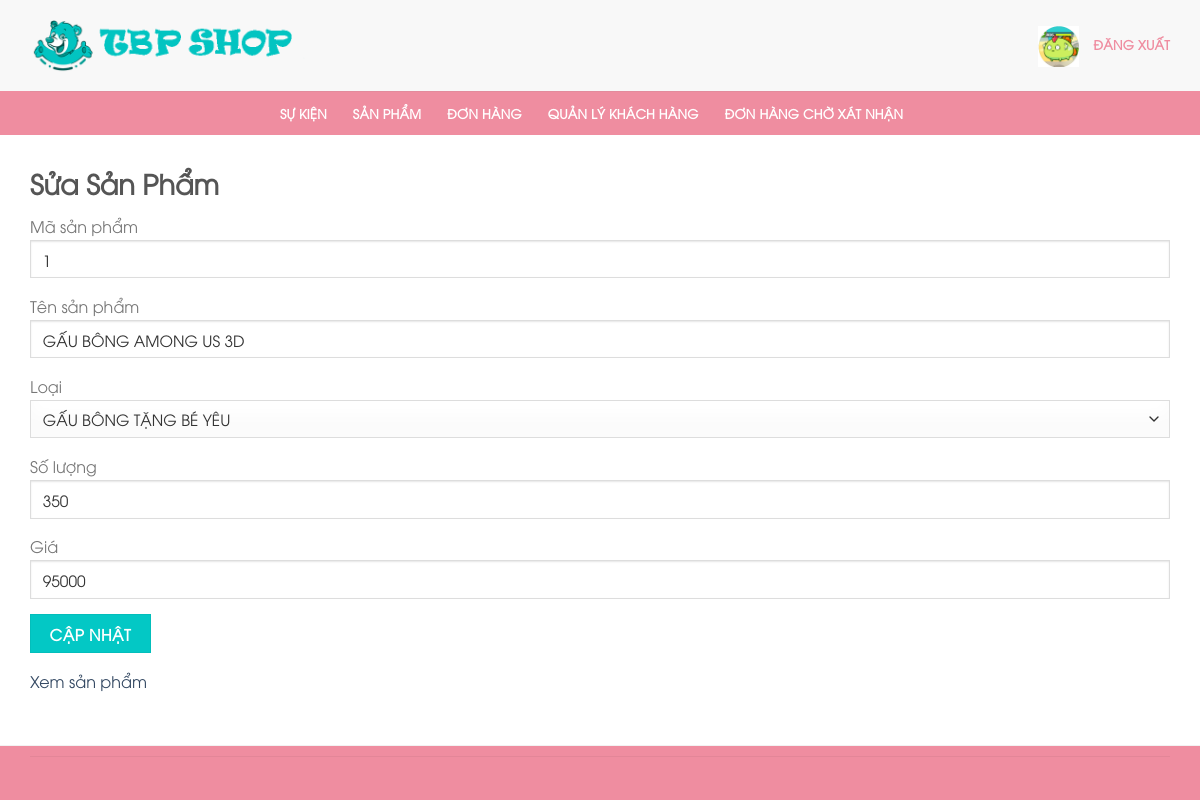
Screenshot of /editproduct.php?edit=1 with the database file from the repository.
### tables this page shows
CREATE TABLE `product` (
  `Product_id` varchar(100) NOT NULL,
  `Image` varchar(100) NOT NULL,
  `Product_name` varchar(100) NOT NULL,
  `Type` varchar(100) NOT NULL,
  `Count` int(11) NOT NULL,
  `Price` varchar(50) NOT NULL,
  `Startus` varchar(50) NOT NULL,
  `Description` varchar(255) NOT NULL,
  `Date` varchar(12) NOT NULL
);

### Product.php (called while the page is built, shortened)
<?php
class Product {
    public function showalltype($conn) {
        $sql = "SELECT * FROM type";
        $result = $conn->query($sql);
        return $result;
    }
    public function seach($conn){
        $id = $_GET['edit'];
        $sql = "SELECT * FROM product where  Product_id='$id'";
        $result = $conn->query($sql);
        return $result;
    }
}

### editproduct.php (the view, shortened to what this page needs)
<!DOCTYPE html>
<html lang="vi" class="loading-site no-js">
    <head>
        <link rel='stylesheet' id='wp-block-library-css'
              href='includes/css/dist/block-library/style.min234e.css?ver=5.5.7' type='text/css' media='all' />
        <link rel='stylesheet' id='wc-block-vendors-style-css'
              href='content/plugins/woocommerce/packages/woocommerce-blocks/build/vendors-style6b00.css?ver=3.4.0'
              type='text/css' media='all' />
        <link rel='stylesheet' id='wc-block-style-css'
              href='content/plugins/woocommerce/packages/woocommerce-blocks/build/style6b00.css?ver=3.4.0' type='text/css'
              media='all' />
        <link rel='stylesheet' id='contact-form-7-css'
              href='content/plugins/contact-form-7/includes/css/stylesde54.css?ver=5.3' type='text/css' media='all' />
        <link rel='stylesheet' id='wcva-shop-frontend-css'
              href='content/plugins/woocommerce-colororimage-variation-select/css/shop-frontend234e.css?ver=5.5.7'
              type='text/css' media='all' />
        <link rel='stylesheet' id='dashicons-css' href='includes/css/dashicons.min234e.css?ver=5.5.7' type='text/css'
              media='all' />
        <link rel='stylesheet' id='flatsome-ionicons-css'
              href='../maxcdn.bootstrapcdn.com/font-awesome/4.7.0/css/font-awesome.min234e.css?ver=5.5.7' type='text/css'
              media='all' />
        <link rel='stylesheet' id='flatsome-icons-css'
              href='content/themes/flatsome/assets/css/fl-iconsae34.css?ver=3.12' type='text/css' media='all' />
        <link rel='stylesheet' id='flatsome-main-css'
              href='content/themes/flatsome/assets/css/flatsomee56c.css?ver=3.12.2' type='text/css' media='all' />
        <link rel='stylesheet' id='flatsome-shop-css'
              href='content/themes/flatsome/assets/css/flatsome-shope56c.css?ver=3.12.2' type='text/css' media='all' />
        <link rel='stylesheet' id='flatsome-style-css' href='content/themes/web-khoi-nghiep/style6aec.css?ver=3.0'
              type='text/css' media='all' />
        <link rel="stylesheet" href="./admin/css/css.css">
    </head>
    <body
        class="home page-template page-template-page-blank page-template-page-blank-php page page-id-41 theme-flatsome woocommerce-no-js lightbox nav-dropdown-has-arrow">
        <div id="wrapper">
            <header id="header" class="header has-sticky sticky-jump">
                <div class="header-wrapper">
                    <div id="masthead" class="header-main hide-for-sticky">
                        <div class="header-inner flex-row container logo-left medium-logo-center" role="navigation">
                            <div id="logo" class="flex-col logo">
                                <a href="admin.php" title="Gấu bông siêu đẹp "
                                   rel="home">
                                    <img width="281" height="91" src="content/uploads/2020/10/logoshop.png"
                                         class="header_logo header-logo" alt="Gấu bông siêu đẹp" /><img width="281"
                                         alt="Gấu bông siêu đẹp" /></a>
                            </div>
                            <div class="flex-col hide-for-medium flex-right">
                                <ul class="header-nav header-nav-main nav nav-right  nav-uppercase">
                                    <li id="dangxuat" style="display: block;" title="ADMIN">
                                        <img src="admin/images/avata.png" alt="" srcset="" id="avatar">
                                        <a href="Dangnhap.php">
                                            <span id="Đăng xuất">
                                                Đăng Xuất
                                            </span>
                                        </a>
                                    </li>
                                </ul>
                            </div>
                        </div>
                        <div class="container">
                            <div class="top-divider full-width"></div>
                        </div>
                    </div>
                    <div id="wide-nav" class="header-bottom wide-nav nav-dark flex-has-center hide-for-medium">
                        <div class="flex-row container">
                            <div class="flex-col hide-for-medium flex-center">
                                <ul class="nav header-nav header-bottom-nav nav-center  nav-spacing-xlarge nav-uppercase">
                                    <li id="menu-item-50"
                                        class="menu-item menu-item-type-post_type menu-item-object-page menu-item-home menu-item-50">
                                        <a href="admin.php" class="nav-top-link">Sự kiện</a></li>
                                    <li id="menu-item-583"
                                        class="menu-item menu-item-type-taxonomy menu-item-object-product_cat menu-item-583">
                                        <a href="manageproduct.php" class="nav-top-link">Sản Phẩm</a></li>
                                    <li id="menu-item-584"
                                        class="menu-item menu-item-type-taxonomy menu-item-object-product_cat menu-item-584">
                                        <a href="donhang_xatnhan.php" class="nav-top-link">Đơn hàng</a></li>
                                    <li id="menu-item-585"
                                        class="menu-item menu-item-type-taxonomy menu-item-object-product_cat menu-item-585">
                                        <a href="managecustomer.php" class="nav-top-link">Quản lý khách hàng</a>
                                    </li>
                                    <li id="menu-item-586"
                                        class="menu-item menu-item-type-taxonomy menu-item-object-product_cat menu-item-586">
                                        <a href="donhang.php" class="nav-top-link">Đơn hàng chờ xát nhận</a></li>
                                </ul>
                            </div>
                        </div>
                    </div>
                    <div class="header-bg-container fill">
                        <div class="header-bg-image fill"></div>
                        <div class="header-bg-color fill"></div>
                    </div>
                </div>
            </header>
            <main id="main" class="">
                <div class="row category-page-row">
                    <div class="col large-12">
                        <div class="shop-container">
                            <div class="woocommerce-notices-wrapper">
                                <section>
                                    <div class="noi-dung">
                                        <div class="form">
                                            <h1>Sửa Sản Phẩm</h1>
                                            <?php
                                            require_once './Product.php';
                                            require_once './Connett.php';
                                            $call = new Product("", "", "", "", "", "", "", "", "");
                                            $results = $call->seach($conn);
                                            while ($roww = $results->fetch_assoc()) {
                                                    ?>
                                                    <form action="#" method="post" enctype="multipart/form-data">
                                                        <div class="input-form">
                                                            <span>Mã sản phẩm</span>
                                                            <input type="text" class="Product_id" value="<?php echo $roww['Product_id'] ?>" name="product_id" disabled="">
                                                        </div>
                                                        <div class="input-form">
                                                            <span>Tên sản phẩm</span>
                                                            <input type="text" class="Product_name" name="product_name" value="<?php echo $roww['Product_name'] ?>" name="product_id">
                                                        </div>
                                                        <div class="input-form">
                                                            <span>Loại</span>
                                                            <select name="type">
                                                                <?php
                                                                require_once './Product.php';
                                                                require_once './Connett.php';
                                                                $call = new Product("", "", "", "", "", "", "", "", "");
                                                                $result = $call->showalltype($conn);
                                                                while ($row = $result->fetch_assoc()) {
                                                                    ?>
                                                                    <option value="<?php echo $row['Product_Type'] ?>"><?php echo $row['Product_Type'] ?></option>
                                                                    <?php } ?>
                                                            </select>
                                                        </div>
                                                        <div class="input-form">
                                                            <span>Số lượng</span>
                                                            <input type="number" class="count" name="count" min="0" value="<?php echo $roww['Count'] ?>" name="product_id">
                                                        </div>
                                                        <div class="input-form">
                                                            <span>Giá</span>
                                                            <input type="text" class="price" name="price" value="<?php echo $roww['Price'] ?>" name="Price">
                                                        </div>
                                                        <div class="input-form">
                                                            <input type="submit" value="Cập nhật" name="submit">
                                                        </div>
                                                        <div class="input-form">
                                                            <a href="manageproduct.php">Xem sản phẩm</a>
                                                        </div>
                                                         <?php } ?>
                                                </div>
                                        </section>
                            </div>
                        </div>
                    </div>
                </div>
            </main>
            <footer id="footer" class="footer-wrapper">
                <div class="absolute-footer dark medium-text-center text-center">
                    <div class="container clearfix">
                        <div class="footer-primary pull-left">
                            <div class="copyright-footer">
                            </div>
                        </div>
                    </div>
                </div>
            </footer>
        </div>
</body>
</html>

### content/themes/flatsome/assets/css/flatsome-shope56c.css (style rules this page uses)
.category-page-row { padding-top:30px }
.price { line-height:1 }

### content/themes/web-khoi-nghiep/style6aec.css (style rules this page uses)
html, body { overflow-x: hidden; }
body { font-family: "custom-font", sans-serif !important }
.nav > li > a { font-family: "custom-font", sans-serif !important; }
h1,h2,h3,h4,h5,h6, .heading-font { font-family: "custom-font", sans-serif !important; }
#footer { border-top: 1px solid rgba(0, 0, 0, 0.05); }
.copyright-footer { border-top: 1px solid rgba(0, 0, 0, 0.05); padding-top: 20px; }

### admin/css/css.css (style rules this page uses)
.full-width .ubermenu-nav, .container, .row { max-width: 1170px }
.header-main { height: 91px }
#logo img { max-height: 91px }
#logo { width: 281px; }
.header-bottom { min-height: 44px }
.header-bg-color, .header-wrapper { background-color: rgba(249, 249, 249, 0.9) }
.header-bottom { background-color: #ef8da0 }
.header-bottom-nav>li>a { line-height: 16px }
.accordion-title.active, .has-icon-bg .icon .icon-inner, .logo a, .primary.is-underline, .primary.is-link, .badge-outline .badge-inner, .nav-outline>li.active>a, .nav-outline>li.active>a, .cart-icon strong, [data-color='primary'], .is-outline.primary { color: #03c8c5; }
.scroll-to-bullets a, .featured-title, .label-new.menu-item>a:after, .nav-pagination>li>.current, .nav-pagination>li>span:hover, .nav-pagination>li>a:hover, .has-hover:hover .badge-outline .badge-inner, button[type="submit"], .button.wc-forward:not(.checkout):not(.checkout-button), .button.submit-button, .button.primary:not(.is-outline), .featured-table .title, .is-outline:hover, .has-icon:hover .icon-label, .nav-dropdown-bold .nav-column li>a:hover, .nav-dropdown.nav-dropdown-bold>li>a:hover, .nav-dropdown-bold.dark .nav-column li>a:hover, .nav-dropdown.nav-dropdown-bold.dark>li>a:hover, .is-outline:hover, .tagcloud a:hover, .grid-tools a, input[type='submit']:not(.is-form), .box-badge:hover .box-text, input.button.alt, .nav-box>li>a:hover, .nav-box>li.active>a, .nav-pills>li.active>a, .current-dropdown .cart-icon strong, .cart-icon:hover strong, .nav-line-bottom>li>a:before, .nav-line-grow>li>a:before, .nav-line>li>a:before, .banner, .header-top, .slider-nav-circle .flickity-prev-next-button:hover svg, .slider-nav-circle .flickity-prev-next-button:hover .arrow, .primary.is-outline:hover, .button.primary:not(.is-outline), input[type='submit'].primary, input[type='submit'].primary, input[type='reset'].button, input[type='button'].primary, .badge-inner { background-color: #03c8c5; }
body { font-family: "Helvetica,Arial,sans-serif", sans-serif }
body { font-weight: 0 }
.nav>li>a { font-family: "Helvetica,Arial,sans-serif", sans-serif; }
.nav>li>a { font-weight: 700; }
h1, h2, h3, h4, h5, h6, .heading-font, .off-canvas-center .nav-sidebar.nav-vertical>li>a { font-family: "Helvetica,Arial,sans-serif", sans-serif; }
h1, h2, h3, h4, h5, h6, .heading-font, .banner h1, .banner h2 { font-weight: 700; }
.header:not(.transparent) .header-nav.nav>li>a { color: #ef8da0; }
.header:not(.transparent) .header-bottom-nav.nav>li>a { color: #ffffff; }
.absolute-footer, html { background-color: #ef8da0 }
#avatar { height: 41px; width: 41px; margin-left: 10px; margin-right: 10px; }

### editproduct.php (style rules this page uses)
:root { --primary-color: #03c8c5; }

### rows the page displays
product: product_id "1", product_name "GẤU BÔNG AMONG US 3D", count "350", price "95000"

### other values shown
form field type "GẤU BÔNG TẶNG BÉ YÊU"
